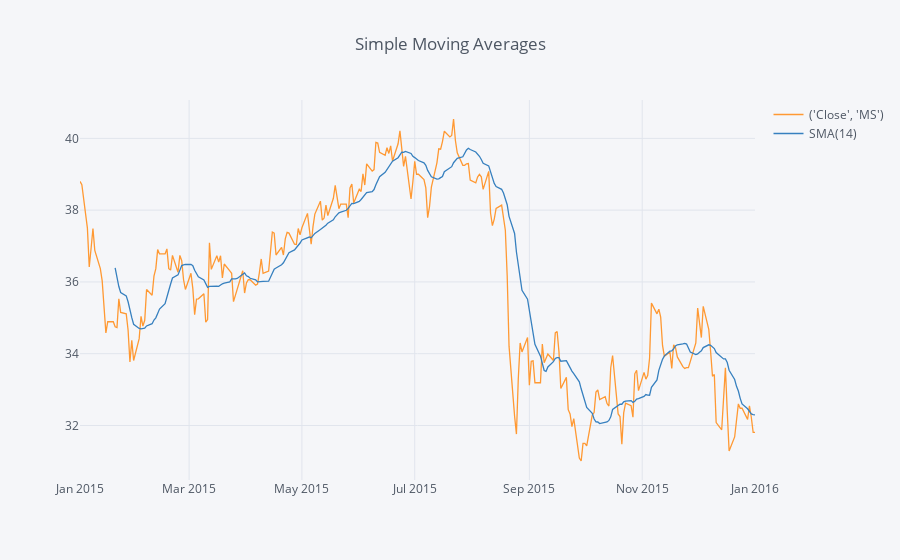

This figure's notebook cell:
### Markdown cell above
** Use .ta_plot(study='sma') to create a Simple Moving Averages plot of Morgan Stanley for the year 2015.**

### Code cell
bank_stocks['Close','MS'].loc['2015-01-01':'2016-01-01'].ta_plot(study='sma', title='Simple Moving Averages')

### Figure 1 — Plotly figure (JSON) as saved in the notebook; plotly's stock layout.template omitted (floating-point values rounded to 4 significant figures; data arrays with more than 128 entries replaced by an {"elided": "..."} marker saying what was removed)
{"data": [{"line": {"color": "rgba(255, 153, 51, 1.0)", "dash": "solid", "width": 1.3}, "mode": "lines", "name": "('Close', 'MS')", "text": "", "type": "scatter", "x": {"elided": "262 str values"}, "y": {"elided": "262 float values"}}, {"line": {"color": "rgba(55, 128, 191, 1.0)", "dash": "solid", "width": 1.3}, "mode": "lines", "name": "SMA(14)", "text": "", "type": "scatter", "x": {"elided": "262 str values"}, "y": {"elided": "262 mixed values"}}], "layout": {"legend": {"bgcolor": "#F5F6F9", "font": {"color": "#4D5663"}}, "paper_bgcolor": "#F5F6F9", "plot_bgcolor": "#F5F6F9", "title": "Simple Moving Averages", "titlefont": {"color": "#4D5663"}, "xaxis1": {"gridcolor": "#E1E5ED", "showgrid": true, "tickfont": {"color": "#4D5663"}, "title": "", "titlefont": {"color": "#4D5663"}, "zerolinecolor": "#E1E5ED"}, "yaxis1": {"gridcolor": "#E1E5ED", "showgrid": true, "tickfont": {"color": "#4D5663"}, "title": "", "titlefont": {"color": "#4D5663"}, "zerolinecolor": "#E1E5ED"}}}
